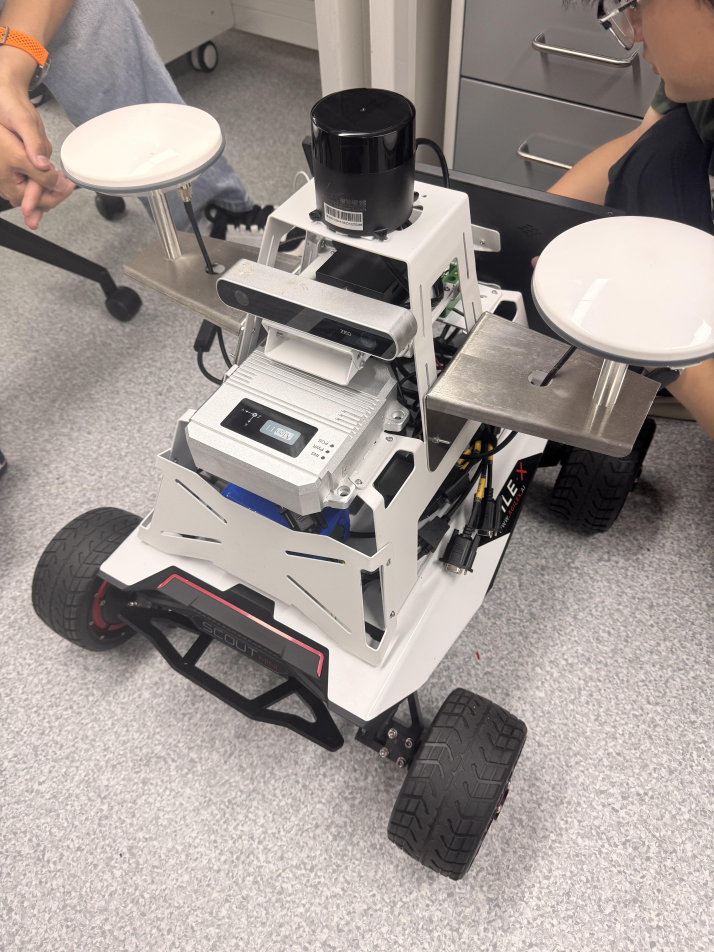
#> input picture docs/thesis/assets/robot_20260928/20260928-142915.jpg, 4284 x 5712 px (shown at 1/6 size); its folder holds 3 pictures in this run
$ python plot_robot_platform_20260928.py
#> lines starting #> are read from the running program, lines starting #| are printed output that depends on the picture
#!/usr/bin/env python3
"""Place an unaltered user photo and vector labels in a scientific platform figure.

The original JPEGs remain byte-identical. This script lays out a photograph and
an interface diagram; it performs no retouching or synthesized reconstruction.
"""
import hashlib
import json
import os
from pathlib import Path

ROOT = Path(__file__).resolve().parents[1]
ASSETS = ROOT / 'docs/thesis/assets/robot_20260928'
OUT = ROOT / 'docs/thesis/figures/robot_platform_20260928'
os.environ.setdefault('MPLCONFIGDIR', str(ROOT / 'tmp/mpl-robot-platform'))
import matplotlib
matplotlib.use('Agg')
import matplotlib.pyplot as plt
from matplotlib.patches import FancyBboxPatch
from PIL import Image


def sha(path):
    return hashlib.sha256(path.read_bytes()).hexdigest()


def main():
    OUT.mkdir(parents=True, exist_ok=True)
    photos = sorted(ASSETS.glob('*.jpg'))
    selected = ASSETS / '20260928-142915.jpg'
    assert len(photos) == 2 and selected in photos
    plt.rcParams.update({'font.family': 'DejaVu Sans', 'font.size': 8.5,
                         'pdf.fonttype': 42, 'ps.fonttype': 42,
                         'svg.fonttype': 'none', 'svg.hashsalt': 'nso-robot-20260928'})
    fig = plt.figure(figsize=(7.05, 5.10), facecolor='white')
    ax = fig.add_axes([.025, .09, .485, .86])
    with Image.open(selected) as photo:
#> photo is the input picture: PIL image 4284x5712 RGB; mean R, G, B 158.5, 149.4, 145.1
        ax.imshow(photo)
        width, height = photo.size
#> width = 4284; height = 5712
    ax.set_axis_off()
    ax.set_title('(a) Available mobile platform', loc='left', pad=8,
                 fontsize=9, fontweight='bold')
    locations = [(1, .44, .333), (2, .51, .137),
                 (3, .38, .44), (4, .49, .69)]
    for number, x, y in locations:
        ax.text(x*width, y*height, str(number), ha='center', va='center',
                fontsize=9, fontweight='bold', color='#15324B',
                bbox={'boxstyle': 'circle,pad=.28', 'fc': 'white',
                      'ec': '#0072B2', 'lw': 1.25, 'alpha': .96})
    right = fig.add_axes([.54, .09, .44, .86])
    right.set(xlim=(0, 1), ylim=(0, 1))
    right.set_axis_off()
    right.set_title('(b) Sensors and interface mapping', loc='left', pad=8,
                    fontsize=9, fontweight='bold')
    entries = [
        ('1', 'ZED stereo camera', 'RGB-D observations and camera pose'),
        ('2', 'Laser scanner', 'Geometric scan observations'),
        ('3', 'Positioning equipment', 'GNSS / IMU inputs'),
        ('4', 'Mobile base', 'ROS 1 navigation goals supported'),
    ]
    for index, (number, title, detail) in enumerate(entries):
        y = .955-index*.117
        right.text(.025, y, number, color='#0072B2', fontweight='bold',
                   va='top', fontsize=10)
        right.text(.10, y, title, fontweight='bold', va='top', fontsize=8.7)
        right.text(.10, y-.043, detail, va='top', fontsize=7.0, color='#52616B')
    right.plot([0, 1], [.49, .49], color='#C9D2D8', lw=.7)
    right.text(0, .455, 'Observation-to-goal connection', fontsize=8.4,
               fontweight='bold', va='top')
    for index, label in enumerate([
        'RGB-D / scan / pose observations',
        'Category prior + geometric feedback',
        'Budgeted observation goal',
        'ROS 1 navigation interface',
    ]):
        y = .355-index*.085
        right.add_patch(FancyBboxPatch((.025, y), .94, .060,
                        boxstyle='round,pad=.008,rounding_size=.015',
                        facecolor='#F1F6F9', edgecolor='#91A7B5', lw=.75))
        right.text(.495, y+.030, label, ha='center', va='center', fontsize=7.4)
        if index < 3:
            right.annotate('', xy=(.495, y-.020), xytext=(.495, y-.006),
                           arrowprops={'arrowstyle': '-|>', 'color': '#52616B',
                                       'lw': .7, 'mutation_scale': 7})
    fig.text(.50, .035,
             'Laboratory platform and planned interfaces. Quantitative results use the virtual environment.',
             ha='center', fontsize=7.0, color='#52616B')
    for ext in ('pdf', 'svg', 'png'):
        metadata = {'CreationDate': None, 'ModDate': None} if ext == 'pdf' else (
            {'Date': None} if ext == 'svg' else None)
        fig.savefig(OUT/f'robot_platform.{ext}', dpi=260, metadata=metadata)
#> this loop made 3 passes
#> pass 1, in main, `fig.savefig(OUT/f'robot_platform.{ext}', dpi=260, metadata=metadata)`:
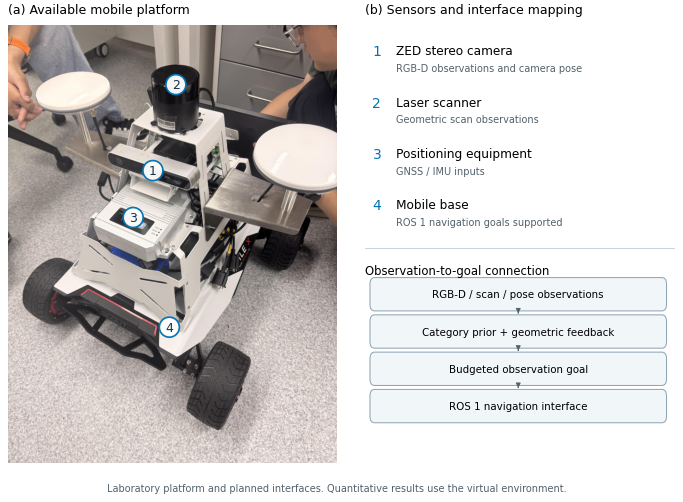
#> figure drawn by matplotlib, 2 panels
    plt.close(fig)
    captions = '''# Robot platform and interfaces

**中文。** 用户提供的小车平台及观测—导航接口对应关系。照片按原始构图展示，数字标注为矢量叠加；未裁除、补绘或替换硬件。可见部件包括双目相机、激光雷达、定位设备和移动底盘。ROS 1、ZED深度/位姿输出、GNSS/IMU配置及目标点自主导航能力依据用户说明；未通过本图测定传感器型号、标定或实车性能。右侧为本方法与已有接口的连接示意，论文性能结论来自虚拟实验。

**English.** User-supplied mobile platform and observation-to-navigation interfaces. The original photograph is shown with vector number labels; hardware is neither retouched nor synthesized. ROS 1, ZED depth/pose output, GNSS/IMU configuration and goal-based navigation are user-reported. The interface diagram illustrates a connection for future deployment; the photograph is not evidence of physical performance validation.
'''
    (OUT/'captions.md').write_text(captions)
    record = {'selected_photo': str(selected.relative_to(ROOT)),
              'source_photos': {p.name: {'sha256': sha(p), 'bytes': p.stat().st_size}
                                for p in photos},
              'photo_pixel_editing': False,
              'layout': 'full original photo with vector numbered annotations',
              'physical_performance_trials': 0,
              'experimental_scores_from_photos': False,
              'hardware_details_source': 'user-provided photographs and prior ROS 1/sensor/navigation replies',
              'source_script_sha256': sha(Path(__file__)),
              'output_sha256': {p.name: sha(p) for p in sorted(OUT.iterdir())
                                 if p.name != 'manifest.json'}}
    (OUT/'manifest.json').write_text(json.dumps(record, ensure_ascii=False, indent=2)+'\n')
    print(json.dumps({'figure': str(OUT/'robot_platform.pdf'), 'source_photos': len(photos)}))


if __name__ == '__main__':
    main()
